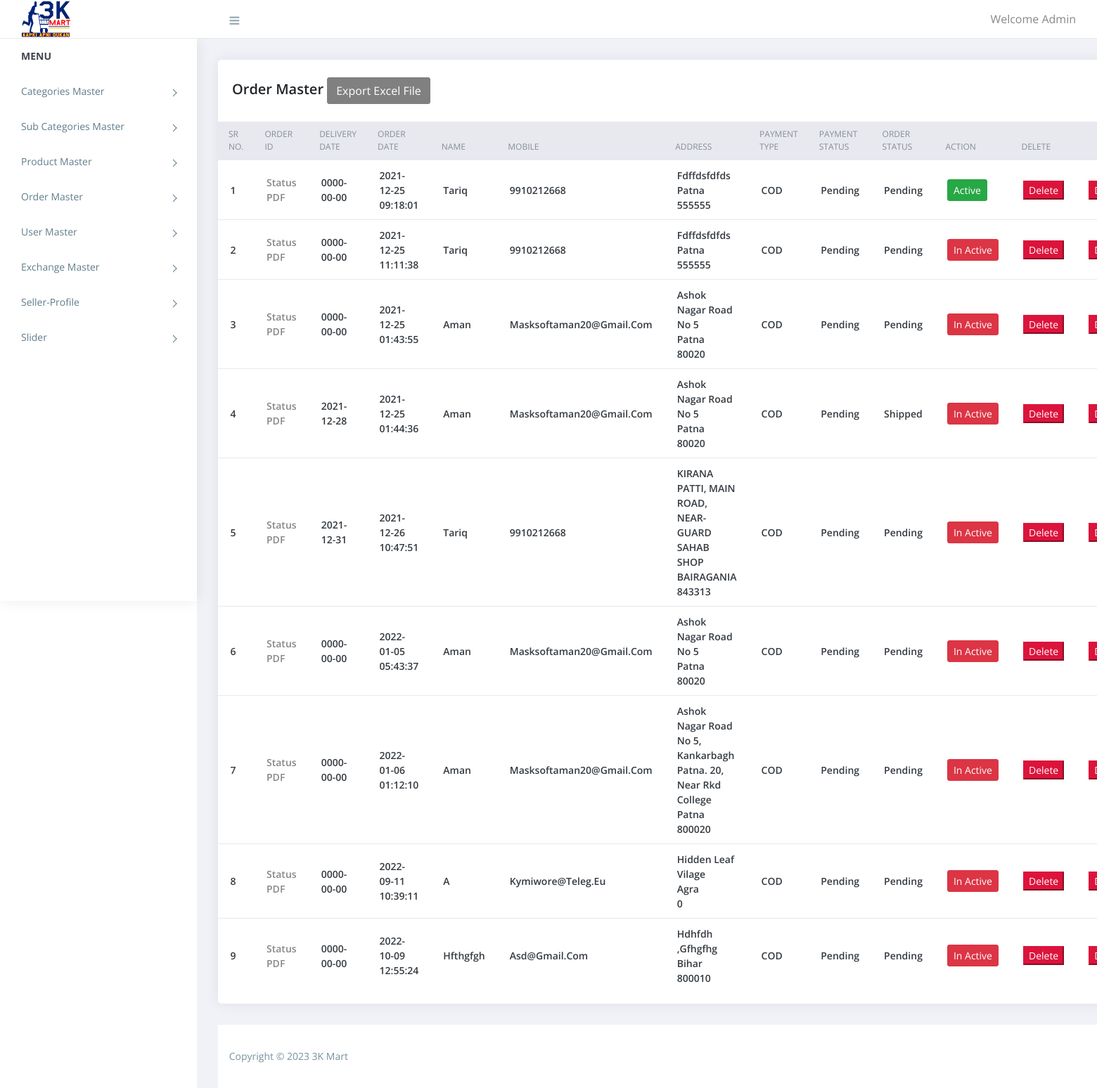
/admin/order_master.php (signed in), run on the app's committed database.
### tables this page shows
CREATE TABLE `order` (
  `id` int(11) NOT NULL,
  `user_id` int(11) NOT NULL,
  `address` varchar(250) NOT NULL,
  `city` varchar(50) NOT NULL,
  `pincode` int(11) NOT NULL,
  `payment_type` varchar(20) NOT NULL,
  `total_price` float NOT NULL,
  `payment_status` varchar(20) NOT NULL,
  `order_status` int(11) NOT NULL,
  `txnid` varchar(20) NOT NULL,
  `mihpayid` varchar(20) NOT NULL,
  `payu_status` varchar(10) NOT NULL,
  `added_on` datetime NOT NULL,
  `shipping` text NOT NULL,
  `delivery` text NOT NULL,
  `cancel` text NOT NULL,
  `order` text NOT NULL,
  `uname` text NOT NULL,
  `mob` text NOT NULL,
  `status` tinyint(4) NOT NULL,
  `admin_verify` int(50) NOT NULL DEFAULT 0 COMMENT '0=INACTIVE, 1 = ACTIVE',
  `delivery_date` date NOT NULL
);

CREATE TABLE `users` (
  `id` int(11) NOT NULL,
  `name` varchar(255) NOT NULL,
  `password` varchar(50) NOT NULL,
  `email` varchar(50) NOT NULL,
  `mobile` varchar(15) NOT NULL,
  `added_on` datetime NOT NULL,
  `user_id` int(255) NOT NULL
);

CREATE TABLE `order_status` (
  `id` int(11) NOT NULL,
  `name` varchar(32) NOT NULL
);

### admin/order_master.php (the view, shortened to what this page needs)
<?php
require('top.inc.php');
?>
<form method="post">
<div class="content pb-0">
	<div class="orders">
	   <div class="row">
		  <div class="col-xl-12">
			 <div class="card">
				<div class="card-body">
				   <h4 class="box-title">Order Master <input type="submit" name='submit' class="btn btn-primary " value="Export Excel File" onclick="exportTableToCSV('person.csv')" style="background-color:gray;border-color:gray;color:white;"></a></h4>
				</div>
				<div class="card-body--">
				   <div class="table-stats order-table ov-h">
					  <table class="table">
							<thead>
								<tr>
								    <th class="product-thumbnail">Sr No.</th>
									<th class="product-thumbnail">Order ID</th>
									<th class="product-name"><span class="nobr">Delivery Date</span></th>
									<th class="product-name"><span class="nobr">Order Date</span></th>
									<th class="product-name"><span class="nobr">Name</span></th>
									<th class="product-name"><span class="nobr">Mobile</span></th>
									<th class="product-price"><span class="nobr"> Address </span></th>
									<th class="product-stock-stauts"><span class="nobr"> Payment Type </span></th>
									<th class="product-stock-stauts"><span class="nobr"> Payment Status </span></th>
									<th class="product-stock-stauts"><span class="nobr"> Order Status </span></th>
									<th class="product-stock-stauts"><span class="nobr"> Action </span></th>
									<th class="product-stock-stauts"><span class="nobr"> Delete </span></th>
									<th class="product-stock-stauts"><span class="nobr"> Delivery Date </span></th>
								</tr>
							</thead>
							<tbody>
								<?php
								$ress=mysqli_query($con,"SELECT users.*, o.*, ot.name as order_str_name FROM `order`  as o, users, order_status as ot WHERE o.user_id = users.id AND o.order_status = ot.id");
								 $i=1;
								while($row=mysqli_fetch_assoc($ress)){
								?>
								<tr>
								     <td class="product-name"><?php echo $i; ?></td>
									<td class="product-add-to-cart"><a href="order_master_detail.php?id=<?php echo $row['id'];?>&name=<?php echo $row['name'];?>&mobile=<?php echo $row['email'];?>"> Status</a><br/>
									<a href="http://3kmart.co.in/admin/order_pdf.php?id=<?php echo $row['id'];?>&name=<?php echo $row['name'];?>&mobile=<?php echo $row['email'];?>">PDF</a></td>
									<td class="product-name"><?php echo $row['delivery_date']?></td>
									<td class="product-name"><?php echo $row['added_on']?></td>
									<td class="product-name"><?php echo $row['name']?></td>
									<td class="product-name"><?php echo $row['email']?></td>
									<td class="product-name">
									<?php echo $row['address']?><br/>
									<?php echo $row['city']?><br/>
									<?php echo $row['pincode']?>
									</td>
									<td class="product-name"><?php echo $row['payment_type']?></td>
									<td class="product-name"><?php echo $row['payment_status'];?></td>
								     <td class="product-name"><?php echo $row['order_str_name'];?></td>
									    <td>
                                                           <?php
																    if($row["admin_verify"] == 1) {
																        ?>
																        <a href="order-verify-inactive.php?id=<?php echo $row["id"]; ?>" class="btn btn-sm btn-success">Active</a>
																        <?php
																    } else {
																        ?>
																        <a href="order-verify.php?id=<?php echo $row["id"]; ?>" class="btn btn-sm btn-danger">In Active</a>
																        <?php
																        }
                                                                        ?>
                                                                       </td>
									     <td><a href="delete.php?delete=<?php echo $row['id']; ?>"><input type="button"name="delete"value="Delete"style="background-color:crimson;color:white;border-color:crimson;"></a></td>
									      <td><a href="edit-date.php?edit=<?php echo $row['id']; ?>"><input type="button"name="edit"value="Delivery Date"style="background-color:crimson;color:white;border-color:crimson;"></a></td>
								</tr>
								<?php
								$i++;
								}
								?>
							</tbody>
						</table>
				   </div>
				</div>
			 </div>
		  </div>
	   </div>
	</div>
</div>
</form>
<?php
require('footer.inc.php');
?>

### admin/assets/css/style.css (style rules this page uses)
body { display: table; font-family: open sans, sans-serif; font-size: 16px; width: 100% }
a, button { text-decoration: none; outline: none!important; color: #878787; -webkit-transition: all .25s ease; transition: all .25s ease }
h1, h2, h3, h4, h5, h6 { margin: 0 }
.pb-0 { padding-bottom: 0 }
.ov-h { overflow: hidden }
.btn, button, input, textarea { -webkit-box-shadow: none; box-shadow: none; outline: 0!important }
.btn { border-radius: 3px }
.order-table { position: relative }
.order-table:after, .order-table:before { content: ""; position: absolute; top: 0; height: 37px; width: 10px; background: #e8e9ef }
.order-table:after { right: -1px }
.order-table:before { left: -1px }
.order-table tr th { background: #e8e9ef }
.order-table tr td:last-child, .order-table tr th:last-child { text-align: right }
.order-table tr:last-child td { border: none }
.content { float: left; padding: 1.875em; width: 100% }
.card { margin-bottom: 1.875em; border-radius: 5px; padding: 0; border: 0 solid transparent; -webkit-box-shadow: 0 0 20px rgba(0, 0, 0, .08); box-shadow: 0 0 20px rgba(0, 0, 0, .08) }
.card .box-title { font-weight: 600; font-size: 20px; padding: 5px 0 }
.card .card-body { float: left; padding: 1.25em; position: relative; width: 100% }
.card h4 { font-size: 1.1rem }
.table-stats table { font-family: open sans }
.table-stats table th, .table-stats table td { border: none; border-bottom: 1px solid #e8e9ef; color: #868e96; font-size: 12px; font-weight: 400; padding: .75em 1.25em; text-transform: uppercase }
.table-stats table td { color: #343a40; font-size: 14px; font-weight: 600; text-transform: capitalize; vertical-align: middle }
.btn, .button { display: inline-block; font-weight: 400; text-align: center; white-space: nowrap; vertical-align: middle; -webkit-transition: all .15s ease-in-out; transition: all .15s ease-in-out; border-radius: 3; cursor: pointer }

### data on the page
order: delivery_date "0000-00-00", added_on "2021-12-25 09:18:01", user.name "Tariq", user.email "9910212668", address "Fdffdsfdfds", city "Patna", pincode "555555", payment_type "COD", payment_status "Pending", order_status.name "Pending"
order: delivery_date "0000-00-00", added_on "2021-12-25 11:11:38", user.name "Tariq", user.email "9910212668", address "Fdffdsfdfds", city "Patna", pincode "555555", payment_type "COD", payment_status "Pending", order_status.name "Pending"
order: delivery_date "0000-00-00", added_on "2021-12-25 01:43:55", user.name "Aman", user.email "Masksoftaman20@gmail.com", address "Ashok Nagar Road No 5", city "Patna", pincode "80020", payment_type "COD", payment_status "Pending", order_status.name "Pending"
order: delivery_date "2021-12-28", added_on "2021-12-25 01:44:36", user.name "Aman", user.email "Masksoftaman20@gmail.com", address "Ashok Nagar Road No 5", city "Patna", pincode "80020", payment_type "COD", payment_status "Pending", order_status.name "Shipped"
order: delivery_date "2021-12-31", added_on "2021-12-26 10:47:51", user.name "Tariq", user.email "9910212668", address "KIRANA PATTI, MAIN ROAD, NEAR-GUARD SAHAB SHOP", city "BAIRAGANIA", pincode "843313", payment_type "COD", payment_status "Pending", order_status.name "Pending"
order: delivery_date "0000-00-00", added_on "2022-01-05 05:43:37", user.name "Aman", user.email "Masksoftaman20@gmail.com", address "Ashok Nagar Road No 5", city "Patna", pincode "80020", payment_type "COD", payment_status "Pending", order_status.name "Pending"
order: delivery_date "0000-00-00", added_on "2022-01-06 01:12:10", user.name "Aman", user.email "Masksoftaman20@gmail.com", address "Ashok Nagar Road No 5, Kankarbagh Patna. 20, Near Rkd College", city "Patna", pincode "800020", payment_type "COD", payment_status "Pending", order_status.name "Pending"
order: delivery_date "0000-00-00", added_on "2022-09-11 10:39:11", user.name "A", user.email "Kymiwore@teleg.eu", address "Hidden Leaf Vilage", city "Agra", pincode "0", payment_type "COD", payment_status "Pending", order_status.name "Pending"
order: delivery_date "0000-00-00", added_on "2022-10-09 12:55:24", user.name "Hfthgfgh", user.email "Asd@gmail.com", address "Hdhfdh ,gfhgfhg", city "Bihar", pincode "800010", payment_type "COD", payment_status "Pending", order_status.name "Pending"
